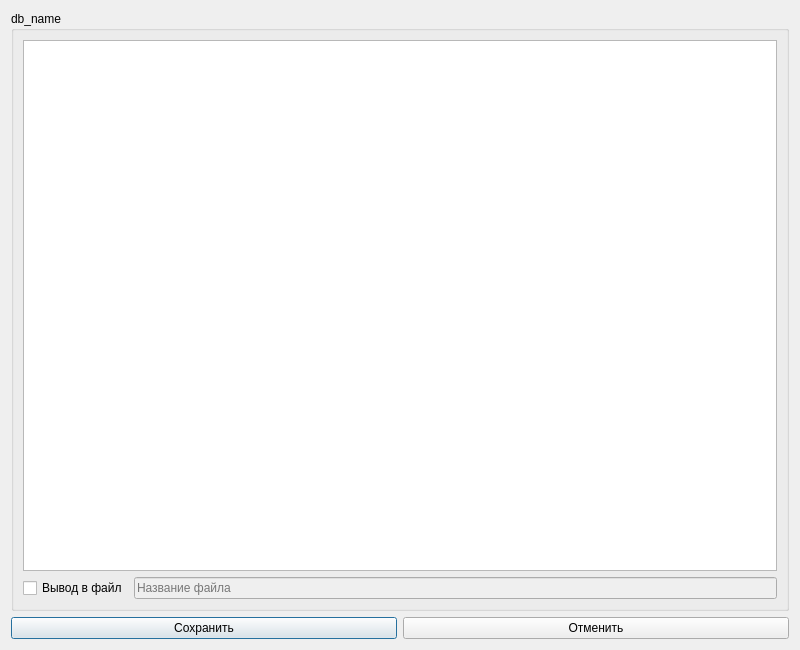
<?xml version="1.0" encoding="UTF-8"?>
<ui version="4.0">
 <class>inDialog</class>
 <widget class="QDialog" name="inDialog">
  <property name="geometry">
   <rect>
    <x>0</x>
    <y>0</y>
    <width>800</width>
    <height>650</height>
   </rect>
  </property>
  <property name="sizePolicy">
   <sizepolicy hsizetype="Fixed" vsizetype="Fixed">
    <horstretch>0</horstretch>
    <verstretch>0</verstretch>
   </sizepolicy>
  </property>
  <property name="minimumSize">
   <size>
    <width>800</width>
    <height>650</height>
   </size>
  </property>
  <property name="maximumSize">
   <size>
    <width>800</width>
    <height>650</height>
   </size>
  </property>
  <property name="windowTitle">
   <string>Ввод SQL скрипта</string>
  </property>
  <layout class="QVBoxLayout" name="verticalLayout_2">
   <item>
    <widget class="QGroupBox" name="groupBox">
     <property name="title">
      <string>db_name</string>
     </property>
     <layout class="QVBoxLayout" name="verticalLayout">
      <item>
       <widget class="QTextEdit" name="textEdit">
       </widget>
      </item>
      <item>
       <layout class="QHBoxLayout" name="horizontalLayout_2">
        <item>
         <widget class="QCheckBox" name="outputToFile">
          <property name="text">
           <string>Вывод в файл</string>
          </property>
         </widget>
        </item>
        <item>
         <widget class="QLineEdit" name="outputFileName">
          <property name="enabled">
           <bool>false</bool>
          </property>
          <property name="text">
           <string/>
          </property>
          <property name="readOnly">
           <bool>false</bool>
          </property>
          <property name="placeholderText">
           <string>Название файла</string>
          </property>
         </widget>
        </item>
       </layout>
      </item>
     </layout>
    </widget>
   </item>
   <item>
    <layout class="QHBoxLayout" name="horizontalLayout">
     <item>
      <widget class="QPushButton" name="saveButton">
       <property name="text">
        <string>Сохранить</string>
       </property>
      </widget>
     </item>
     <item>
      <widget class="QPushButton" name="cancelButton">
       <property name="text">
        <string>Отменить</string>
       </property>
      </widget>
     </item>
    </layout>
   </item>
  </layout>
 </widget>
 <resources/>
 <connections/>
</ui>
